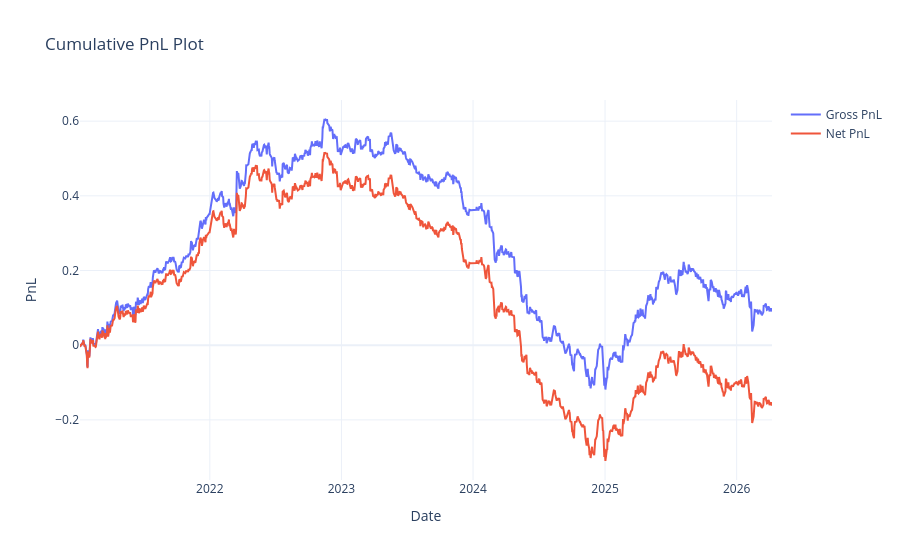

Source (notebook cell):
### Markdown cell above
## 6. Backtest

### Code cell
# 1. Isolate the dates and Extract
bt_dates = val_dates
bt_portfolio = portfolio.loc[bt_dates, common_tickers].fillna(0).astype('float64')
bt_returns = returns.loc[bt_dates, common_tickers].fillna(0).astype('float64')
bt_universe = universe.loc[bt_dates, common_tickers]

# 2. Apply the 1-Day Execution Shift (Eliminate Lookahead Bias)
bt_portfolio = bt_portfolio.shift(1).dropna(how='all')

# 3. Align indices
bt_returns = bt_returns.loc[bt_portfolio.index]
bt_universe = bt_universe.loc[bt_portfolio.index]

# ---------------------------------------------------------
# THE FIX: Strict Universe Masking & Safe Reallocation
# ---------------------------------------------------------
# Zero out stocks that fell out of the universe
bt_portfolio = bt_portfolio.where(bt_universe == 1, 0.0)

# Separate into Longs and Shorts to maintain strict Dollar Neutrality
longs = bt_portfolio[bt_portfolio > 0].fillna(0)
shorts = bt_portfolio[bt_portfolio < 0].fillna(0)

# Safe Re-normalization for LONGS (Target Sum = +0.5)
for _ in range(10):
    l_sums = longs.sum(axis=1)
    needs_adj = (l_sums > 0) & ((l_sums - 0.5).abs() > 1e-5)
    if not needs_adj.any(): break
    longs.loc[needs_adj] = longs.loc[needs_adj].div(l_sums[needs_adj], axis=0) * 0.5
    longs = longs.clip(upper=0.1) # Hard enforce max limit

# Safe Re-normalization for SHORTS (Target Sum = -0.5)
for _ in range(10):
    s_sums = shorts.abs().sum(axis=1)
    needs_adj = (s_sums > 0) & ((s_sums - 0.5).abs() > 1e-5)
    if not needs_adj.any(): break
    shorts.loc[needs_adj] = shorts.loc[needs_adj].div(s_sums[needs_adj], axis=0) * 0.5
    shorts = shorts.clip(lower=-0.1) # Hard enforce max limit

# Recombine the perfectly balanced, strictly limited portfolio
bt_portfolio = longs + shorts
# ---------------------------------------------------------

# 4. Filter out inactive days to speed up backtest
active_mask = bt_portfolio.abs().sum(axis=1) > 1e-10
bt_portfolio = bt_portfolio.loc[active_mask]
bt_returns = bt_returns.loc[active_mask]
bt_universe = bt_universe.loc[active_mask]

print(f'Backtest period: {bt_portfolio.index[0].date()} → {bt_portfolio.index[-1].date()}')
print(f'Active trading days: {len(bt_portfolio)}')

# 5. Run the strict QRT Backtester
net_sharpe, gross_pnl = backtest_portfolio(
    bt_portfolio, bt_returns, bt_universe,
    plot_=True, print_=True
)

cumulative_pnl = gross_pnl.cumsum()
max_drawdown = (cumulative_pnl - cumulative_pnl.cummax()).min()
print(f'Max Drawdown: {max_drawdown:.4f}')
print(f'Final Cumulative PnL: {cumulative_pnl.iloc[-1]:.4f}')

### Figure 1 — Plotly figure (JSON) as saved in the notebook; plotly's stock layout.template omitted (floating-point values rounded to 4 significant figures; data arrays with more than 128 entries replaced by an {"elided": "..."} marker saying what was removed)
{"data": [{"mode": "lines", "name": "Gross PnL", "type": "scatter", "x": {"elided": "1311 str values"}, "y": {"elided": "1311 float values"}}, {"mode": "lines", "name": "Net PnL", "type": "scatter", "x": {"elided": "1311 str values"}, "y": {"elided": "1311 float values"}}], "layout": {"showlegend": true, "title": {"text": "Cumulative PnL Plot"}, "xaxis": {"title": {"text": "Date"}}, "yaxis": {"title": {"text": "PnL"}}}}
